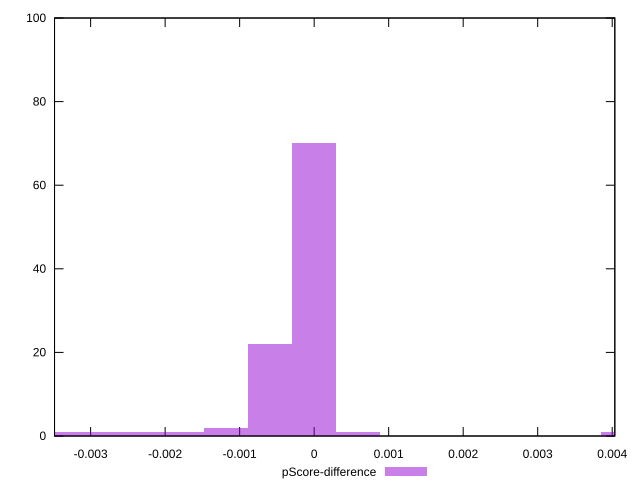

Write gnuplot code to recreate this figure.
reset

$pScoreDifference <<EOF
-0.0005918294225085379 22
0 70
-0.0011836588450170758 2
-0.0035509765350512272 1
-0.0029591471125426897 1
0.004142805957559765 1
-0.0017754882675256136 1
0.0005918294225085379 1
-0.0023673176900341516 1
EOF

set key outside below
set boxwidth 0.0005918294225085379
set xrange [-0.0034843009019916993:0.004035072486367142]
set yrange [0:100]
set trange [0:100]
set style fill transparent solid 0.5 noborder
set terminal svg size 640, 490 enhanced background rgb 'white'
set output "report_00016_2021-02-10T13-31-48.338Z/mainthread-work-breakdown/samples/pages+cached+noadtech+nomedia/pScore-difference/histogram.svg"

plot $pScoreDifference title "pScore-difference" with boxes

reset
